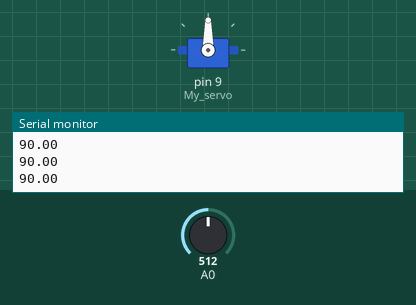
The sketch below on a simulated Arduino Uno, built with avr-gcc and run on an emulated ATmega328P. Shown: servo, the last lines printed to the serial monitor. Inputs (shaded band) come from the test bench; at power-on: A0 = 512.

Above: at 1.2 s.
1.3 s: A0 set to 716
At 3.2 s:
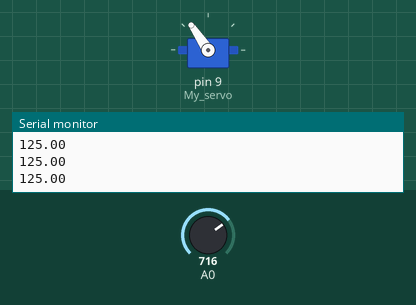
4.3 s: A0 set to 900
At 5.4 s:
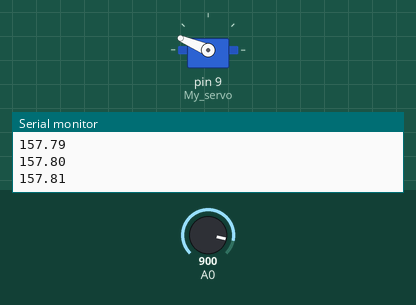
7.3 s: A0 set to 1023
At 9.3 s:
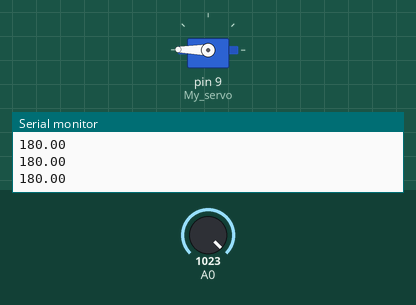
10.3 s: A0 set to 306
At 12.7 s:
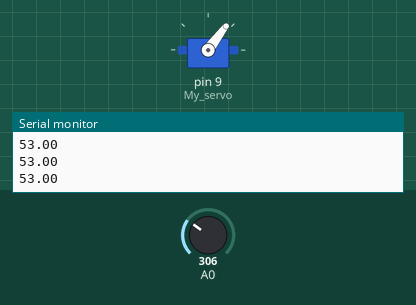
13.3 s: A0 set to 122
At 15.1 s:
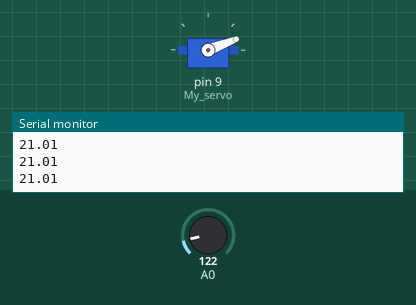
16.3 s: A0 set to 0
At 18.0 s:
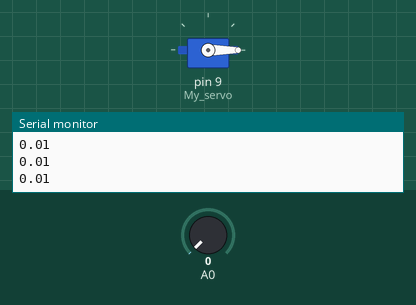
Timing chart, 0 to 19.5 s (numbered marks = the images above; inputs shaded):
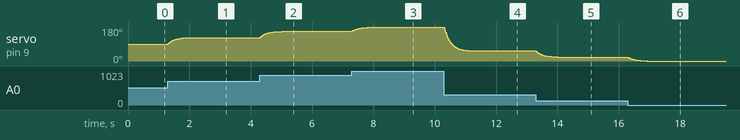

Measured:
- after the input at 1.3 s, servo on pin 9 (My_servo): moves from 90° to 124° over 0.74 s, starting at once
- after the input at 4.3 s, servo on pin 9 (My_servo): moves from 124° to 157° over 0.73 s, starting at once
- after the input at 7.3 s, servo on pin 9 (My_servo): moves from 157° to 179° over 0.64 s, starting at once
- after the input at 10.3 s, servo on pin 9 (My_servo): moves from 179° to 53° over 1.0 s, starting at once
- after the input at 13.3 s, servo on pin 9 (My_servo): moves from 53° to 21° over 0.71 s, starting at once
- after the input at 16.3 s, servo on pin 9 (My_servo): moves from 21° to 0° over 0.63 s, starting at once

The sketch:

Day_9.ino
```cpp
#include <Servo.h>

Servo My_servo;
float currentAngle = 90;  // start in the middle

void setup() {
  My_servo.attach(9);
  Serial.begin(9600);
}

void loop() {
  int raw = analogRead(A0);
  float targetAngle = map(raw, 0, 1023, 0, 180);

  // Lerp: instead of jumping to the target , close 5 % of the remaining gap each loop
  // The closer we get the smaller the steps , like chasing something that slows you down
  currentAngle = currentAngle + (targetAngle - currentAngle) * 0.05;

  My_servo.write(currentAngle);
  delay(10);
  Serial.println(currentAngle);
}
```
